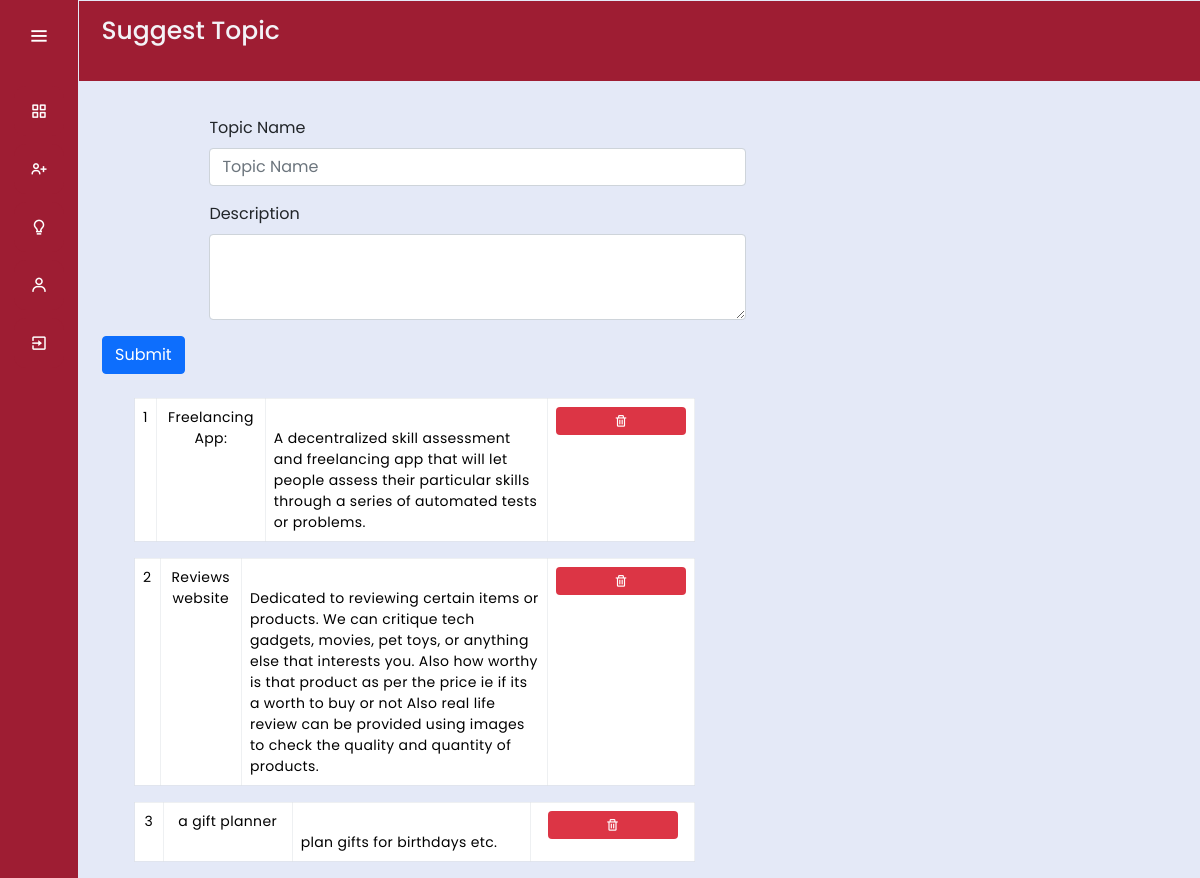
Page /project_suggest.php (signed in) on the committed database.
### tables this page shows
CREATE TABLE `project_suggestions` (
  `sr_no` int(11) NOT NULL,
  `g_id` varchar(20) NOT NULL,
  `topic_id` varchar(20) NOT NULL,
  `topic` varchar(100) NOT NULL,
  `description` varchar(1500) NOT NULL,
  `approved` int(11) NOT NULL,
  `status` int(11) NOT NULL
);

### project_suggest.php (the view, shortened to what this page needs)
<?php
include('index_back.php')
?>
<!DOCTYPE html>
<html lang="en" dir="ltr">
  <head>
    <link rel="stylesheet" href="https://cdnjs.cloudflare.com/ajax/libs/font-awesome/5.15.3/css/all.min.css"
 />
    <link href="https://cdn.jsdelivr.net/npm/bootstrap@5.0.2/dist/css/bootstrap.min.css" rel="stylesheet"
>
    <link rel='stylesheet' href='https://cdnjs.cloudflare.com/ajax/libs/tailwindcss/1.9.6/tailwind.min.css'>
    <link href='https://unpkg.com/boxicons@2.0.7/css/boxicons.min.css' rel='stylesheet'>
     <link rel="stylesheet" href="css/student.css">
     <link rel="stylesheet" href="css/suggesttable.css">
   </head>
<body>
  <div class="sidebar">
    <div class="logo-details">
        <i class='bx bx-menu' id="btn" ></i>
    </div>
    <ul class="nav-list">
      <li>
        <a href="student_home.php">
          <i class='bx bx-grid-alt'></i>
        </a>
      </li>
      <li>
       <a href="addmemb.php">
         <i class='bx bx-user-plus' ></i>
       </a>
     </li>
     <li>
       <a href="project_suggest.php">
         <i class='bx bx-bulb' ></i>
       </a>
     </li>
     <li>
       <a href="#">
         <i class='bx bx-user' ></i>
       </a>
       </li>
       <li>
       <a href="logout.php">
         <i class='bx bx-exit' ></i>
       </a>
       </li>
    </ul>
  </div>
  <section class="home-section">
      <div class="text">Suggest Topic</div>
      <div class="suggestion">
        <div class="sug1">
           <main class="flex-1 p-6">
         <form method = "post">
         <div class="mb-3">
           <label for="exampleFormControlInput1" class="form-label">Topic Name </label>
           <input type="text" name="topic" class="form-control" id="exampleFormControlInput1" placeholder="Topic Name" >
         </div>
         <div class="mb-3">
           <label for="exampleFormControlTextarea1" class="form-label">Description</label>
           <textarea type="text" name="description" class="form-control"  id="exampleFormControlTextarea1" rows="3" ></textarea>
         </div>
         <button type="submit" class="btn btn-primary" name="submit">Submit</button>
        </form>
        <?php
          $student = $_SESSION['s_id'];
          $query = mysqli_query($Connect,"SELECT * FROM `groups` WHERE `s_id`= '$student'");
          $data = mysqli_fetch_assoc($query);
          $g_id = $data['g_id'];
          $query1 = mysqli_query($Connect,"SELECT * FROM `project_suggestions` WHERE `g_id`= '$g_id'");
        ?>
      </main>
      </div>
      </div>
      <ol style="max-width : 50% ; margin-left: 5%;" class="list-group list-group-numbered">
      <?php
      $i=1;
        while ($row = mysqli_fetch_array($query1)) {
          $topic = $row['topic'];
          $description = $row['description'];
          $t_id = $row['topic_id'];
            ?>
           <table class="table">
            <tbody> <tr>
            <td data-label="Sr.no"><?php echo $i?></td>
             <td data-label="Topic "><?php echo $topic?></td>
                    <td style="text-align:left;" data-label="Description"><br><?php echo $description?> </td>
                    <td ><form method="post"><button type="submit" class="btn" name="<?php echo $t_id ?>"><i class='bx bx-trash'></i></button></form></td>
           </tr>
                    <?php
           $i++;
        }
           ?>
      </ol>
  </section>
</body>
</html>

### css/student.css (style rules this page uses)
* { margin: 0; padding: 0; box-sizing: border-box; font-family: "Poppins" , sans-serif; }
.sidebar { position: fixed; left: 0; top: 0; height: 100%; width: 78px; background: rgb(158,29,51); padding: 6px 14px; z-index: 99; transition: all 0.5s ease; }
.sidebar .logo-details { height: 60px; display: flex; align-items: center; position: relative; }
.sidebar .logo-details #btn { position: absolute; top: 50%; right: 0; transform: translateY(-50%); font-size: 22px; transition: all 0.4s ease; font-size: 23px; text-align: center; cursor: pointer; transition: all 0.5s ease; }
.sidebar i { color: #fff; height: 60px; min-width: 50px; font-size: 28px; text-align: center; line-height: 60px; }
.sidebar .nav-list { margin-top: 20px; height: 100%; }
.sidebar li { position: relative; margin: 8px 0; list-style: none; }
.sidebar li a { display: flex; height: 100%; width: 100%; border-radius: 12px; align-items: center; text-decoration: none; transition: all 0.4s ease; background: rgb(158,29,51); }
.sidebar li i { height: 50px; line-height: 50px; font-size: 18px; border-radius: 12px; }
.home-section { position: relative; background: #E4E9F7; min-height: 100vh; top: 0; left: 78px; width: calc(100% - 78px); transition: all 0.5s ease; z-index: 2; }
.home-section .text { display: inline-block; color: #f3f3f7; font-size: 25px; font-weight: 500; padding: 2%; padding-top: 1%; background-color:rgb(158,29,51) ; width: 100%; height: 80px; margin-top: 1px; margin-left: 1px; }
.mb-3 { width: 50%; margin-left: 10%; margin-top: 1%; }

### css/suggesttable.css (style rules this page uses)
* { margin: 0; padding: 0; box-sizing: border-box; }
body { background-color: #FFFFFF; font-family: sans-serif; }
.table { width: 100%; border-collapse: collapse; }
.table tbody tr td { font-size: 14px; letter-spacing: 0.35px; font-weight: normal; color: black; background-color: #FFFFFF; padding: 8px; text-align: center; border: 1px solid #dee2e685; }
.table tbody tr td .btn { width: 130px; text-decoration: none; line-height: 12px; display: inline-block; background-color: #dc3545; font-weight: medium; color: #FFFFFF; text-align: center; vertical-align: middle; user-select: none; border: 1px solid transparent; font-size: 14px; opacity: 1; }

### rows in the picture
project_suggestions: topic "Freelancing App:", description "A decentralized skill assessment and freelancing app that will let people assess their particular skills through a series of automated tests or problems."
project_suggestions: topic "Reviews website", description "Dedicated to reviewing certain items or products. We can critique tech gadgets, movies, pet toys, or anything else that interests you. Also how worthy is that product as per the price ie if its a worth to buy or not Also real life review can be provided using images to check the quality and quantity of products."
project_suggestions: topic "a gift planner", description "plan gifts for birthdays etc."
